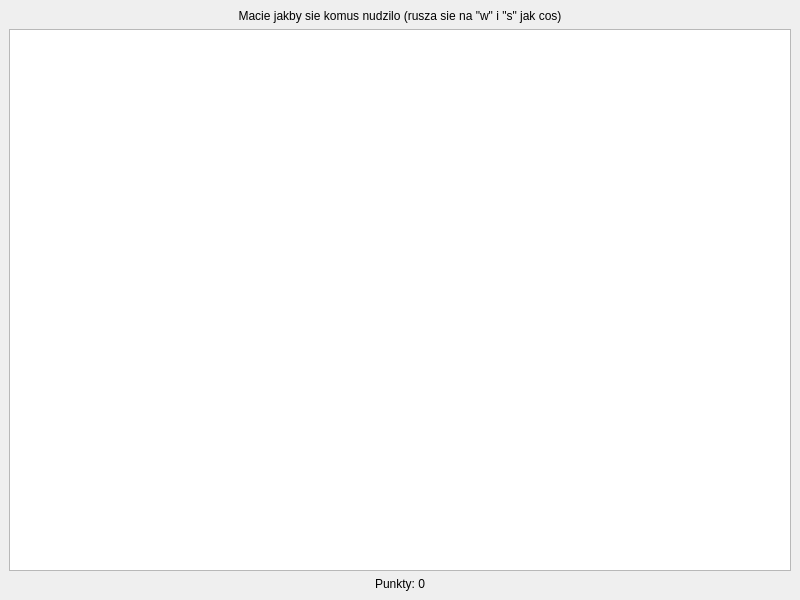
<?xml version="1.0" encoding="UTF-8"?>
<ui version="4.0">
 <class>MainWindow</class>
 <widget class="QMainWindow" name="MainWindow">
  <property name="geometry">
   <rect>
    <x>0</x>
    <y>0</y>
    <width>800</width>
    <height>600</height>
   </rect>
  </property>
  <property name="windowTitle">
   <string>MainWindow</string>
  </property>
  <widget class="QWidget" name="centralwidget">
   <layout class="QVBoxLayout" name="verticalLayout">
    <item>
     <widget class="QLabel" name="label">
      <property name="text">
       <string>Macie jakby sie komus nudzilo (rusza sie na &quot;w&quot; i &quot;s&quot; jak cos)</string>
      </property>
      <property name="alignment">
       <set>Qt::AlignCenter</set>
      </property>
     </widget>
    </item>
    <item>
     <widget class="QTableWidget" name="tableWidget"/>
    </item>
    <item>
     <widget class="QLabel" name="punkty_label">
      <property name="text">
       <string>Punkty: 0</string>
      </property>
      <property name="alignment">
       <set>Qt::AlignCenter</set>
      </property>
     </widget>
    </item>
   </layout>
  </widget>
 </widget>
 <resources/>
 <connections/>
</ui>
